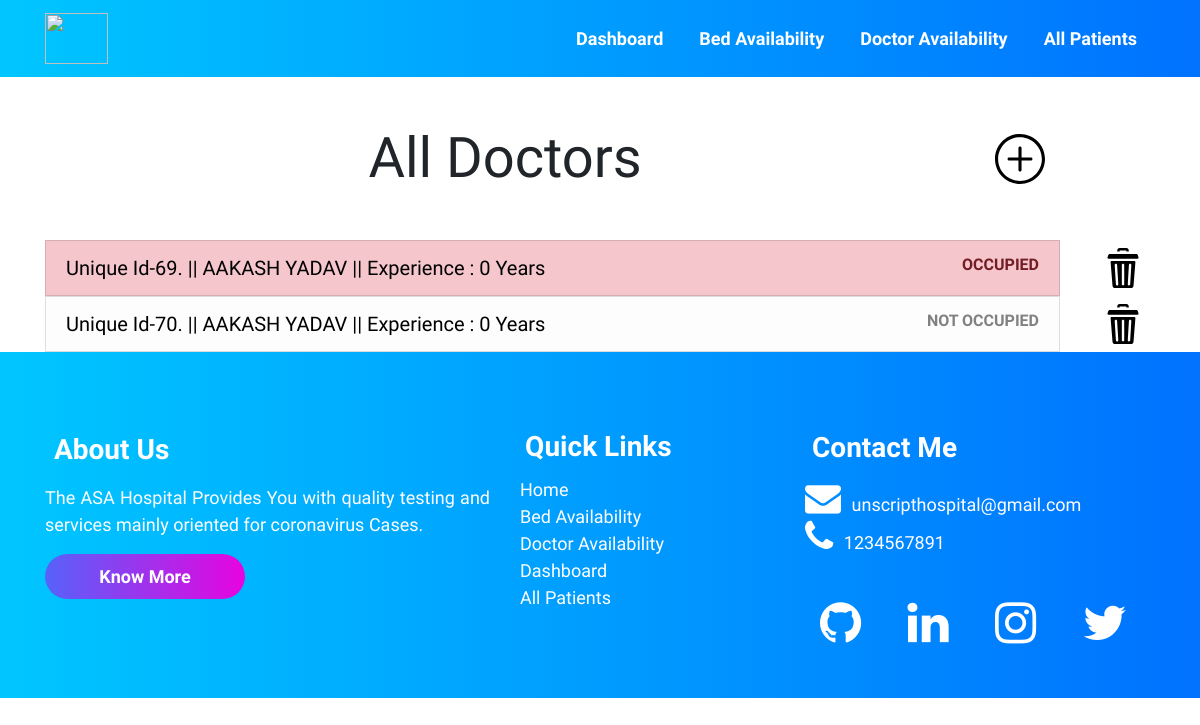
The app's page /doctoravailability/, older data.
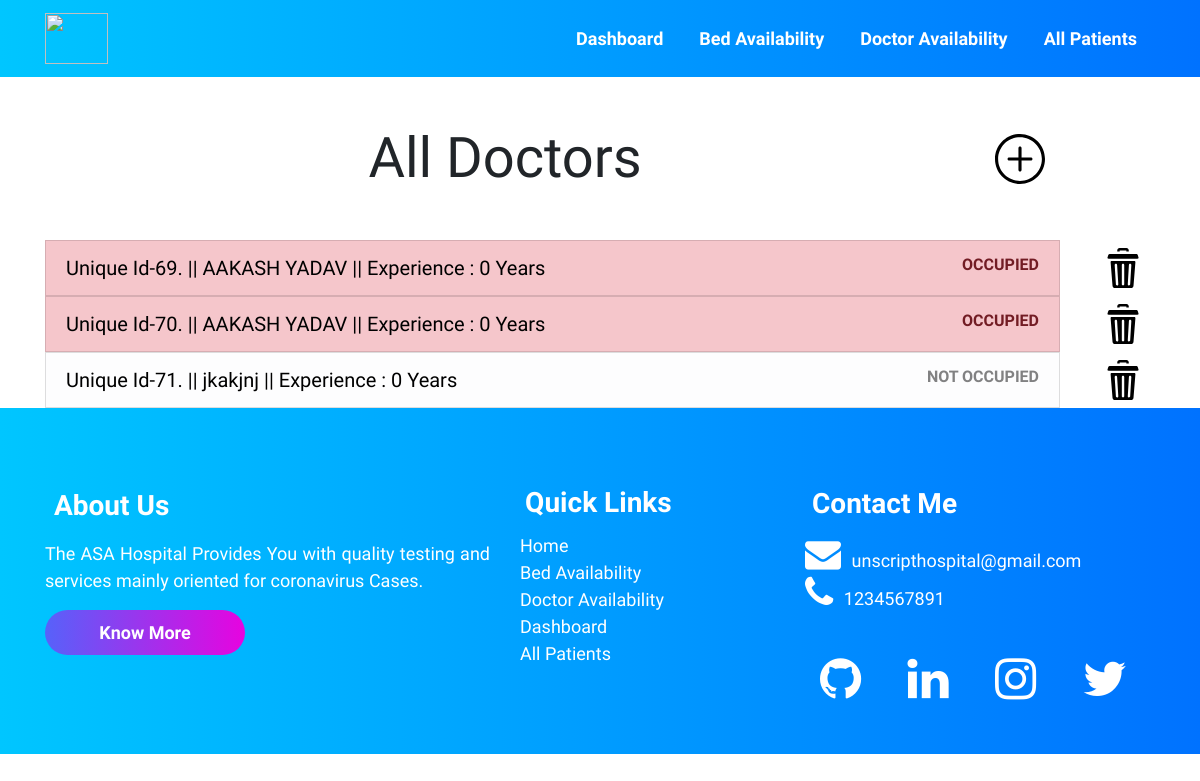
The same page, newer data.
### accounts/models.py (models this page shows, shortened)
class Doctor (models.Model):
    doctor_id = models.AutoField(primary_key=True)
    name = models.CharField(max_length=500, default="")
    phone = models.CharField(default="", max_length=500)
    experience_in_years = models.IntegerField(default=0)
    occupied = models.BooleanField(default=False)

### accounts/views.py (the view)
# urls.py: path("doctoravailability/", views.doctoravailability,
def doctoravailability(request):
    all_doctor_objects = Doctor.objects.all()
    context = {
        'all_doctors': all_doctor_objects
    }
    return render(request, 'doctoravailability.html', context)

### templates/doctoravailability.html (shortened to what this page needs)
{% extends 'innerbase.html' %}
{% load static %}
{% block cssLinks %}
<link rel="stylesheet" href="{% static 'css/doctoravailability.css' %}">
{% endblock %}
{% block body %}
<div class="container">
    <div class="row">
        <div class="col-md-10">
            <h1 class="text-center my-5 header display-4">All Doctors</h1>
        </div>
        <div class="col-md-2 d-flex align-items-center text-center">
            <a href="/adddoctor">
                <img src="{% static '/icons/plus.svg' %}" width="50px" class="hover-item">
            </a>
        </div>
    </div>
    <ul class="list-group">
        {% for doctor in all_doctors %}
        <div class="row">
            <div class="col-md-11">
                <a href="/doctors/{{doctor.doctor_id}}" style="text-decoration: none;">
                    <li class="list-group-item list-group-item-action
                    {% if doctor.occupied %} list-group-item-danger {% else %} list-group-item-light {% endif %}
                    ">
                        <div class="row">
                            <div class="col-md-9 header-of-list">
                                Unique Id-{{doctor.pk}}. || {{doctor.name}} || Experience :
                                {{doctor.experience_in_years}} Years
                            </div>
                            <div class="col-md-3 text-right">
                                <b>
                                    {% if doctor.occupied %} OCCUPIED {% else %} NOT OCCUPIED {% endif %}
                                </b>
                            </div>
                        </div>
                    </li>
                </a>
            </div>
            <div class="col-md-1 text-center align-self-center">
                <img src="{% static '/icons/delete.svg' %}" class="hover-item" width="40px" alt="Delete"
                    data-bs-toggle="modal" data-bs-target="#exampleModal">
            </div>
        </div>
        {% empty %}
        <li class="list-group-item list-group-item-action">NO DOCTORS IN THE DATABASE</li>
        {% endfor %}
    </ul>
</div>
{% endblock %}

Row changes from the older to the newer data that the page shows:
changed Doctor id 70: occupied "NOT OCCUPIED" → "OCCUPIED"
added Doctor: pk "71", name "jkakjnj", experience_in_years "0", occupied "NOT OCCUPIED"
